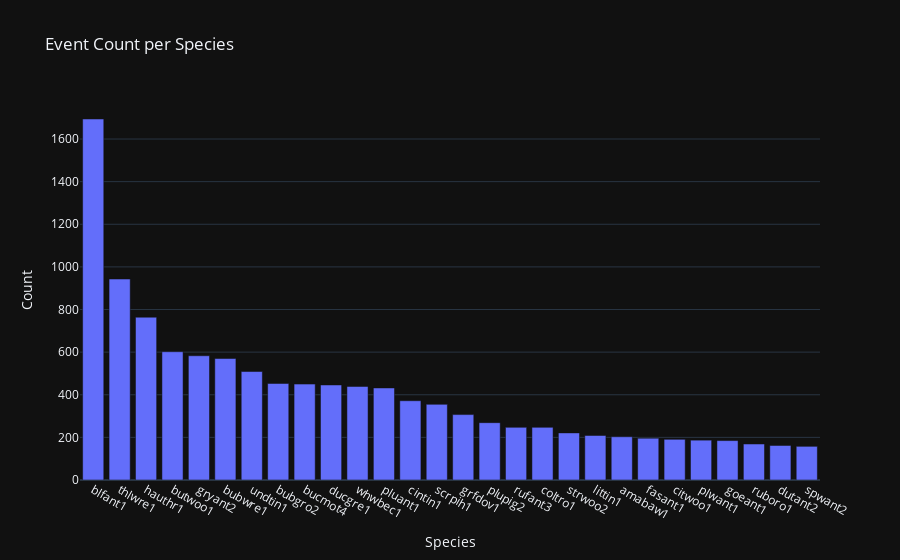
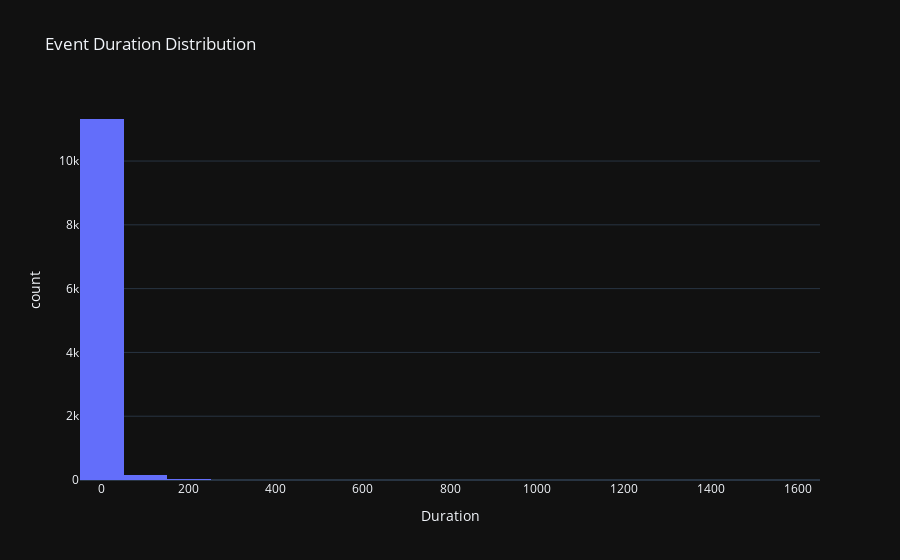
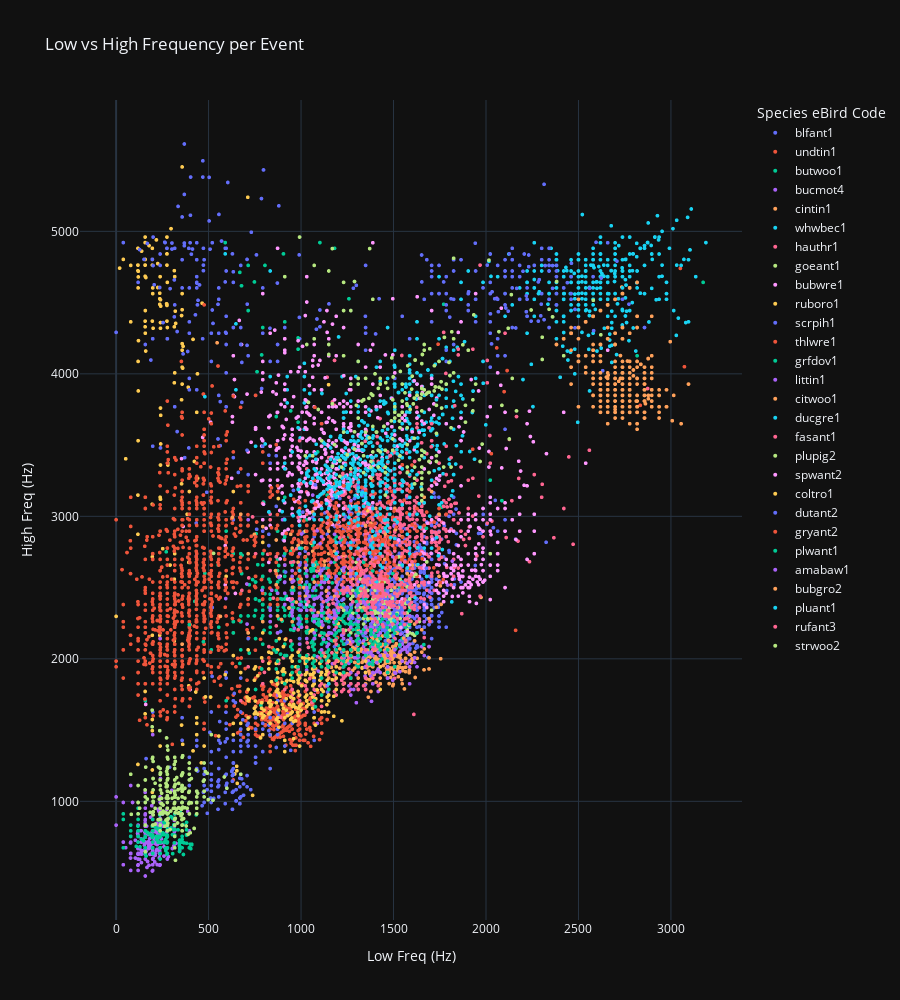
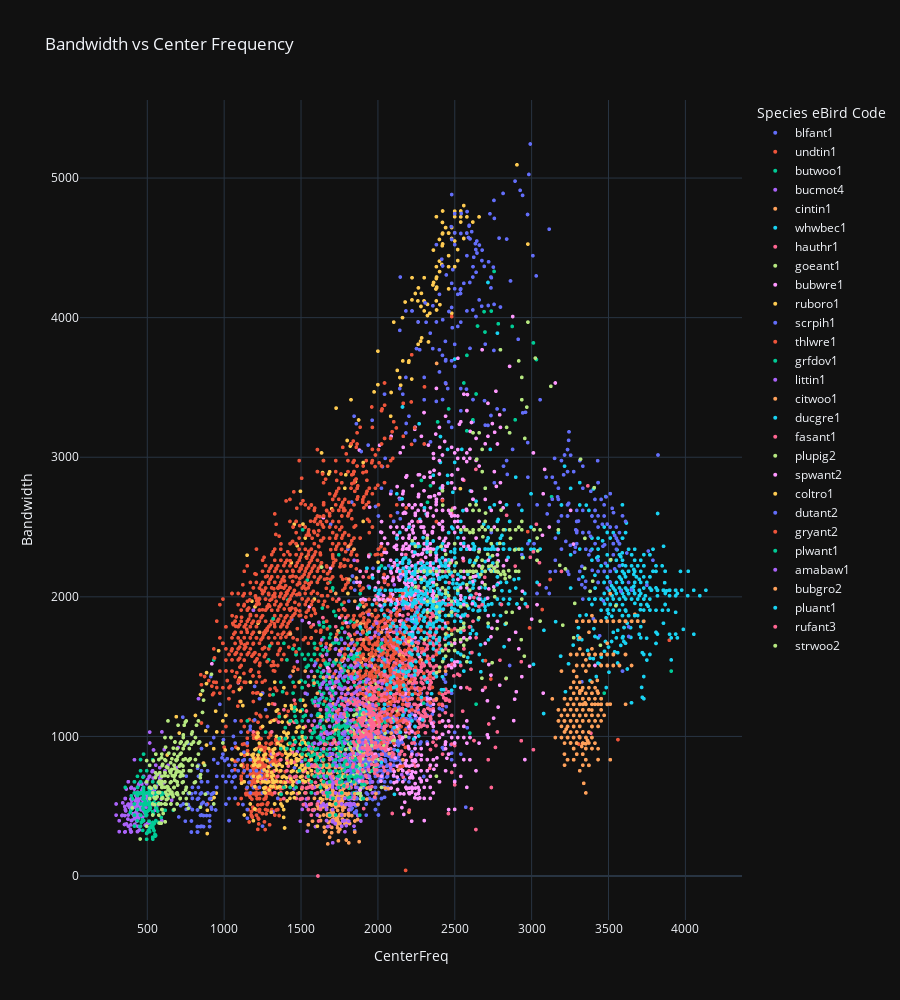

The code cell stored with these charts, in order, in its notebook:
### Code cell
import plotly.express as px
import plotly.io as pio

pio.templates.default = "plotly_dark"
#pio.renderers.default = "vscode"

annotations = annotations[annotations.groupby('Species eBird Code')['Filename'].transform('count') > 150]

annotations["Duration"] = annotations["End Time (s)"] - annotations["Start Time (s)"]
annotations["CenterFreq"] = (annotations["Low Freq (Hz)"] + annotations["High Freq (Hz)"]) / 2
annotations["Bandwidth"] = annotations["High Freq (Hz)"] - annotations["Low Freq (Hz)"]

counts = annotations["Species eBird Code"].value_counts().reset_index()
counts.columns = ["Species", "Count"]

px.bar(counts, x="Species", y="Count", title="Event Count per Species").show()
px.histogram(annotations, x="Duration", nbins=30, title="Event Duration Distribution").show()
px.scatter(
    annotations,
    x="Low Freq (Hz)", 
    y="High Freq (Hz)", 
    color="Species eBird Code",
    title="Low vs High Frequency per Event",
    height=1000
).update_traces(marker=dict(size=4)).show()

px.scatter(
    annotations,
    x="CenterFreq",
    y="Bandwidth",
    color="Species eBird Code",
    title="Bandwidth vs Center Frequency",
    height=1000
).update_traces(marker=dict(size=4)).show()

px.scatter(
    annotations,
    x="Duration",
    y="CenterFreq",
    color="Species eBird Code",
    title="CenterFreq vs Duration",
    height=1000
).update_traces(marker=dict(size=4)).show()

### Figure 1 — Plotly figure (JSON) as saved in the notebook; plotly's stock layout.template omitted (floating-point values rounded to 4 significant figures)
{"data": [{"hovertemplate": "Species=%{x}<br>Count=%{y}<extra></extra>", "legendgroup": "", "marker": {"color": "#636efa", "pattern": {"shape": ""}}, "name": "", "orientation": "v", "showlegend": false, "textposition": "auto", "type": "bar", "x": ["blfant1", "thlwre1", "hauthr1", "butwoo1", "gryant2", "bubwre1", "undtin1", "bubgro2", "bucmot4", "ducgre1", "whwbec1", "pluant1", "cintin1", "scrpih1", "grfdov1", "plupig2", "rufant3", "coltro1", "strwoo2", "littin1", "amabaw1", "fasant1", "citwoo1", "plwant1", "goeant1", "ruboro1", "dutant2", "spwant2"], "xaxis": "x", "y": [1694, 943, 764, 602, 583, 570, 509, 453, 450, 446, 439, 432, 372, 355, 307, 269, 247, 247, 221, 209, 203, 196, 191, 187, 185, 169, 162, 158], "yaxis": "y"}], "layout": {"barmode": "relative", "legend": {"tracegroupgap": 0}, "title": {"text": "Event Count per Species"}, "xaxis": {"anchor": "y", "domain": [0, 1], "title": {"text": "Species"}}, "yaxis": {"anchor": "x", "domain": [0, 1], "title": {"text": "Count"}}}}

### Figure 2 — Plotly figure (JSON) as saved in the notebook; plotly's stock layout.template omitted (floating-point values rounded to 4 significant figures; data arrays with more than 128 entries replaced by an {"elided": "..."} marker saying what was removed)
{"data": [{"bingroup": "x", "hovertemplate": "Duration=%{x}<br>count=%{y}<extra></extra>", "legendgroup": "", "marker": {"color": "#636efa", "pattern": {"shape": ""}}, "name": "", "nbinsx": 30, "orientation": "v", "showlegend": false, "type": "histogram", "x": {"elided": "11563 float values"}, "xaxis": "x", "yaxis": "y"}], "layout": {"barmode": "relative", "legend": {"tracegroupgap": 0}, "title": {"text": "Event Duration Distribution"}, "xaxis": {"anchor": "y", "domain": [0, 1], "title": {"text": "Duration"}}, "yaxis": {"anchor": "x", "domain": [0, 1], "title": {"text": "count"}}}}

### Figure 3 — Plotly figure (JSON) as saved in the notebook; plotly's stock layout.template omitted (floating-point values rounded to 4 significant figures; data arrays with more than 128 entries replaced by an {"elided": "..."} marker saying what was removed)
{"data": [{"hovertemplate": "Species eBird Code=blfant1<br>Low Freq (Hz)=%{x}<br>High Freq (Hz)=%{y}<extra></extra>", "legendgroup": "blfant1", "marker": {"color": "#636efa", "size": 4, "symbol": "circle"}, "mode": "markers", "name": "blfant1", "showlegend": true, "type": "scattergl", "x": {"elided": "1694 int values"}, "xaxis": "x", "y": {"elided": "1694 int values"}, "yaxis": "y"}, {"hovertemplate": "Species eBird Code=undtin1<br>Low Freq (Hz)=%{x}<br>High Freq (Hz)=%{y}<extra></extra>", "legendgroup": "undtin1", "marker": {"color": "#EF553B", "size": 4, "symbol": "circle"}, "mode": "markers", "name": "undtin1", "showlegend": true, "type": "scattergl", "x": {"elided": "509 int values"}, "xaxis": "x", "y": {"elided": "509 int values"}, "yaxis": "y"}, {"hovertemplate": "Species eBird Code=butwoo1<br>Low Freq (Hz)=%{x}<br>High Freq (Hz)=%{y}<extra></extra>", "legendgroup": "butwoo1", "marker": {"color": "#00cc96", "size": 4, "symbol": "circle"}, "mode": "markers", "name": "butwoo1", "showlegend": true, "type": "scattergl", "x": {"elided": "602 int values"}, "xaxis": "x", "y": {"elided": "602 int values"}, "yaxis": "y"}, {"hovertemplate": "Species eBird Code=bucmot4<br>Low Freq (Hz)=%{x}<br>High Freq (Hz)=%{y}<extra></extra>", "legendgroup": "bucmot4", "marker": {"color": "#ab63fa", "size": 4, "symbol": "circle"}, "mode": "markers", "name": "bucmot4", "showlegend": true, "type": "scattergl", "x": {"elided": "450 int values"}, "xaxis": "x", "y": {"elided": "450 int values"}, "yaxis": "y"}, {"hovertemplate": "Species eBird Code=cintin1<br>Low Freq (Hz)=%{x}<br>High Freq (Hz)=%{y}<extra></extra>", "legendgroup": "cintin1", "marker": {"color": "#FFA15A", "size": 4, "symbol": "circle"}, "mode": "markers", "name": "cintin1", "showlegend": true, "type": "scattergl", "x": {"elided": "372 int values"}, "xaxis": "x", "y": {"elided": "372 int values"}, "yaxis": "y"}, {"hovertemplate": "Species eBird Code=whwbec1<br>Low Freq (Hz)=%{x}<br>High Freq (Hz)=%{y}<extra></extra>", "legendgroup": "whwbec1", "marker": {"color": "#19d3f3", "size": 4, "symbol": "circle"}, "mode": "markers", "name": "whwbec1", "showlegend": true, "type": "scattergl", "x": {"elided": "439 int values"}, "xaxis": "x", "y": {"elided": "439 int values"}, "yaxis": "y"}, {"hovertemplate": "Species eBird Code=hauthr1<br>Low Freq (Hz)=%{x}<br>High Freq (Hz)=%{y}<extra></extra>", "legendgroup": "hauthr1", "marker": {"color": "#FF6692", "size": 4, "symbol": "circle"}, "mode": "markers", "name": "hauthr1", "showlegend": true, "type": "scattergl", "x": {"elided": "764 int values"}, "xaxis": "x", "y": {"elided": "764 int values"}, "yaxis": "y"}, {"hovertemplate": "Species eBird Code=goeant1<br>Low Freq (Hz)=%{x}<br>High Freq (Hz)=%{y}<extra></extra>", "legendgroup": "goeant1", "marker": {"color": "#B6E880", "size": 4, "symbol": "circle"}, "mode": "markers", "name": "goeant1", "showlegend": true, "type": "scattergl", "x": {"elided": "185 int values"}, "xaxis": "x", "y": {"elided": "185 int values"}, "yaxis": "y"}, {"hovertemplate": "Species eBird Code=bubwre1<br>Low Freq (Hz)=%{x}<br>High Freq (Hz)=%{y}<extra></extra>", "legendgroup": "bubwre1", "marker": {"color": "#FF97FF", "size": 4, "symbol": "circle"}, "mode": "markers", "name": "bubwre1", "showlegend": true, "type": "scattergl", "x": {"elided": "570 int values"}, "xaxis": "x", "y": {"elided": "570 int values"}, "yaxis": "y"}, {"hovertemplate": "Species eBird Code=ruboro1<br>Low Freq (Hz)=%{x}<br>High Freq (Hz)=%{y}<extra></extra>", "legendgroup": "ruboro1", "marker": {"color": "#FECB52", "size": 4, "symbol": "circle"}, "mode": "markers", "name": "ruboro1", "showlegend": true, "type": "scattergl", "x": {"elided": "169 int values"}, "xaxis": "x", "y": {"elided": "169 int values"}, "yaxis": "y"}, {"hovertemplate": "Species eBird Code=scrpih1<br>Low Freq (Hz)=%{x}<br>High Freq (Hz)=%{y}<extra></extra>", "legendgroup": "scrpih1", "marker": {"color": "#636efa", "size": 4, "symbol": "circle"}, "mode": "markers", "name": "scrpih1", "showlegend": true, "type": "scattergl", "x": {"elided": "355 int values"}, "xaxis": "x", "y": {"elided": "355 int values"}, "yaxis": "y"}, {"hovertemplate": "Species eBird Code=thlwre1<br>Low Freq (Hz)=%{x}<br>High Freq (Hz)=%{y}<extra></extra>", "legendgroup": "thlwre1", "marker": {"color": "#EF553B", "size": 4, "symbol": "circle"}, "mode": "markers", "name": "thlwre1", "showlegend": true, "type": "scattergl", "x": {"elided": "943 int values"}, "xaxis": "x", "y": {"elided": "943 int values"}, "yaxis": "y"}, {"hovertemplate": "Species eBird Code=grfdov1<br>Low Freq (Hz)=%{x}<br>High Freq (Hz)=%{y}<extra></extra>", "legendgroup": "grfdov1", "marker": {"color": "#00cc96", "size": 4, "symbol": "circle"}, "mode": "markers", "name": "grfdov1", "showlegend": true, "type": "scattergl", "x": {"elided": "307 int values"}, "xaxis": "x", "y": {"elided": "307 int values"}, "yaxis": "y"}, {"hovertemplate": "Species eBird Code=littin1<br>Low Freq (Hz)=%{x}<br>High Freq (Hz)=%{y}<extra></extra>", "legendgroup": "littin1", "marker": {"color": "#ab63fa", "size": 4, "symbol": "circle"}, "mode": "markers", "name": "littin1", "showlegend": true, "type": "scattergl", "x": {"elided": "209 int values"}, "xaxis": "x", "y": {"elided": "209 int values"}, "yaxis": "y"}, {"hovertemplate": "Species eBird Code=citwoo1<br>Low Freq (Hz)=%{x}<br>High Freq (Hz)=%{y}<extra></extra>", "legendgroup": "citwoo1", "marker": {"color": "#FFA15A", "size": 4, "symbol": "circle"}, "mode": "markers", "name": "citwoo1", "showlegend": true, "type": "scattergl", "x": {"elided": "191 int values"}, "xaxis": "x", "y": {"elided": "191 int values"}, "yaxis": "y"}, {"hovertemplate": "Species eBird Code=ducgre1<br>Low Freq (Hz)=%{x}<br>High Freq (Hz)=%{y}<extra></extra>", "legendgroup": "ducgre1", "marker": {"color": "#19d3f3", "size": 4, "symbol": "circle"}, "mode": "markers", "name": "ducgre1", "showlegend": true, "type": "scattergl", "x": {"elided": "446 int values"}, "xaxis": "x", "y": {"elided": "446 int values"}, "yaxis": "y"}, {"hovertemplate": "Species eBird Code=fasant1<br>Low Freq (Hz)=%{x}<br>High Freq (Hz)=%{y}<extra></extra>", "legendgroup": "fasant1", "marker": {"color": "#FF6692", "size": 4, "symbol": "circle"}, "mode": "markers", "name": "fasant1", "showlegend": true, "type": "scattergl", "x": {"elided": "196 int values"}, "xaxis": "x", "y": {"elided": "196 int values"}, "yaxis": "y"}, {"hovertemplate": "Species eBird Code=plupig2<br>Low Freq (Hz)=%{x}<br>High Freq (Hz)=%{y}<extra></extra>", "legendgroup": "plupig2", "marker": {"color": "#B6E880", "size": 4, "symbol": "circle"}, "mode": "markers", "name": "plupig2", "showlegend": true, "type": "scattergl", "x": {"elided": "269 int values"}, "xaxis": "x", "y": {"elided": "269 int values"}, "yaxis": "y"}, {"hovertemplate": "Species eBird Code=spwant2<br>Low Freq (Hz)=%{x}<br>High Freq (Hz)=%{y}<extra></extra>", "legendgroup": "spwant2", "marker": {"color": "#FF97FF", "size": 4, "symbol": "circle"}, "mode": "markers", "name": "spwant2", "showlegend": true, "type": "scattergl", "x": {"elided": "158 int values"}, "xaxis": "x", "y": {"elided": "158 int values"}, "yaxis": "y"}, {"hovertemplate": "Species eBird Code=coltro1<br>Low Freq (Hz)=%{x}<br>High Freq (Hz)=%{y}<extra></extra>", "legendgroup": "coltro1", "marker": {"color": "#FECB52", "size": 4, "symbol": "circle"}, "mode": "markers", "name": "coltro1", "showlegend": true, "type": "scattergl", "x": {"elided": "247 int values"}, "xaxis": "x", "y": {"elided": "247 int values"}, "yaxis": "y"}, {"hovertemplate": "Species eBird Code=dutant2<br>Low Freq (Hz)=%{x}<br>High Freq (Hz)=%{y}<extra></extra>", "legendgroup": "dutant2", "marker": {"color": "#636efa", "size": 4, "symbol": "circle"}, "mode": "markers", "name": "dutant2", "showlegend": true, "type": "scattergl", "x": {"elided": "162 int values"}, "xaxis": "x", "y": {"elided": "162 int values"}, "yaxis": "y"}, {"hovertemplate": "Species eBird Code=gryant2<br>Low Freq (Hz)=%{x}<br>High Freq (Hz)=%{y}<extra></extra>", "legendgroup": "gryant2", "marker": {"color": "#EF553B", "size": 4, "symbol": "circle"}, "mode": "markers", "name": "gryant2", "showlegend": true, "type": "scattergl", "x": {"elided": "583 int values"}, "xaxis": "x", "y": {"elided": "583 int values"}, "yaxis": "y"}, {"hovertemplate": "Species eBird Code=plwant1<br>Low Freq (Hz)=%{x}<br>High Freq (Hz)=%{y}<extra></extra>", "legendgroup": "plwant1", "marker": {"color": "#00cc96", "size": 4, "symbol": "circle"}, "mode": "markers", "name": "plwant1", "showlegend": true, "type": "scattergl", "x": {"elided": "187 int values"}, "xaxis": "x", "y": {"elided": "187 int values"}, "yaxis": "y"}, {"hovertemplate": "Species eBird Code=amabaw1<br>Low Freq (Hz)=%{x}<br>High Freq (Hz)=%{y}<extra></extra>", "legendgroup": "amabaw1", "marker": {"color": "#ab63fa", "size": 4, "symbol": "circle"}, "mode": "markers", "name": "amabaw1", "showlegend": true, "type": "scattergl", "x": {"elided": "203 int values"}, "xaxis": "x", "y": {"elided": "203 int values"}, "yaxis": "y"}, {"hovertemplate": "Species eBird Code=bubgro2<br>Low Freq (Hz)=%{x}<br>High Freq (Hz)=%{y}<extra></extra>", "legendgroup": "bubgro2", "marker": {"color": "#FFA15A", "size": 4, "symbol": "circle"}, "mode": "markers", "name": "bubgro2", "showlegend": true, "type": "scattergl", "x": {"elided": "453 int values"}, "xaxis": "x", "y": {"elided": "453 int values"}, "yaxis": "y"}, {"hovertemplate": "Species eBird Code=pluant1<br>Low Freq (Hz)=%{x}<br>High Freq (Hz)=%{y}<extra></extra>", "legendgroup": "pluant1", "marker": {"color": "#19d3f3", "size": 4, "symbol": "circle"}, "mode": "markers", "name": "pluant1", "showlegend": true, "type": "scattergl", "x": {"elided": "432 int values"}, "xaxis": "x", "y": {"elided": "432 int values"}, "yaxis": "y"}, {"hovertemplate": "Species eBird Code=rufant3<br>Low Freq (Hz)=%{x}<br>High Freq (Hz)=%{y}<extra></extra>", "legendgroup": "rufant3", "marker": {"color": "#FF6692", "size": 4, "symbol": "circle"}, "mode": "markers", "name": "rufant3", "showlegend": true, "type": "scattergl", "x": {"elided": "247 int values"}, "xaxis": "x", "y": {"elided": "247 int values"}, "yaxis": "y"}, {"hovertemplate": "Species eBird Code=strwoo2<br>Low Freq (Hz)=%{x}<br>High Freq (Hz)=%{y}<extra></extra>", "legendgroup": "strwoo2", "marker": {"color": "#B6E880", "size": 4, "symbol": "circle"}, "mode": "markers", "name": "strwoo2", "showlegend": true, "type": "scattergl", "x": {"elided": "221 int values"}, "xaxis": "x", "y": {"elided": "221 int values"}, "yaxis": "y"}], "layout": {"height": 1000, "legend": {"title": {"text": "Species eBird Code"}, "tracegroupgap": 0}, "title": {"text": "Low vs High Frequency per Event"}, "xaxis": {"anchor": "y", "domain": [0, 1], "title": {"text": "Low Freq (Hz)"}}, "yaxis": {"anchor": "x", "domain": [0, 1], "title": {"text": "High Freq (Hz)"}}}}

### Figure 4 — Plotly figure (JSON) as saved in the notebook; plotly's stock layout.template omitted (floating-point values rounded to 4 significant figures; data arrays with more than 128 entries replaced by an {"elided": "..."} marker saying what was removed)
{"data": [{"hovertemplate": "Species eBird Code=blfant1<br>CenterFreq=%{x}<br>Bandwidth=%{y}<extra></extra>", "legendgroup": "blfant1", "marker": {"color": "#636efa", "size": 4, "symbol": "circle"}, "mode": "markers", "name": "blfant1", "showlegend": true, "type": "scattergl", "x": {"elided": "1694 float values"}, "xaxis": "x", "y": {"elided": "1694 int values"}, "yaxis": "y"}, {"hovertemplate": "Species eBird Code=undtin1<br>CenterFreq=%{x}<br>Bandwidth=%{y}<extra></extra>", "legendgroup": "undtin1", "marker": {"color": "#EF553B", "size": 4, "symbol": "circle"}, "mode": "markers", "name": "undtin1", "showlegend": true, "type": "scattergl", "x": {"elided": "509 float values"}, "xaxis": "x", "y": {"elided": "509 int values"}, "yaxis": "y"}, {"hovertemplate": "Species eBird Code=butwoo1<br>CenterFreq=%{x}<br>Bandwidth=%{y}<extra></extra>", "legendgroup": "butwoo1", "marker": {"color": "#00cc96", "size": 4, "symbol": "circle"}, "mode": "markers", "name": "butwoo1", "showlegend": true, "type": "scattergl", "x": {"elided": "602 float values"}, "xaxis": "x", "y": {"elided": "602 int values"}, "yaxis": "y"}, {"hovertemplate": "Species eBird Code=bucmot4<br>CenterFreq=%{x}<br>Bandwidth=%{y}<extra></extra>", "legendgroup": "bucmot4", "marker": {"color": "#ab63fa", "size": 4, "symbol": "circle"}, "mode": "markers", "name": "bucmot4", "showlegend": true, "type": "scattergl", "x": {"elided": "450 float values"}, "xaxis": "x", "y": {"elided": "450 int values"}, "yaxis": "y"}, {"hovertemplate": "Species eBird Code=cintin1<br>CenterFreq=%{x}<br>Bandwidth=%{y}<extra></extra>", "legendgroup": "cintin1", "marker": {"color": "#FFA15A", "size": 4, "symbol": "circle"}, "mode": "markers", "name": "cintin1", "showlegend": true, "type": "scattergl", "x": {"elided": "372 float values"}, "xaxis": "x", "y": {"elided": "372 int values"}, "yaxis": "y"}, {"hovertemplate": "Species eBird Code=whwbec1<br>CenterFreq=%{x}<br>Bandwidth=%{y}<extra></extra>", "legendgroup": "whwbec1", "marker": {"color": "#19d3f3", "size": 4, "symbol": "circle"}, "mode": "markers", "name": "whwbec1", "showlegend": true, "type": "scattergl", "x": {"elided": "439 float values"}, "xaxis": "x", "y": {"elided": "439 int values"}, "yaxis": "y"}, {"hovertemplate": "Species eBird Code=hauthr1<br>CenterFreq=%{x}<br>Bandwidth=%{y}<extra></extra>", "legendgroup": "hauthr1", "marker": {"color": "#FF6692", "size": 4, "symbol": "circle"}, "mode": "markers", "name": "hauthr1", "showlegend": true, "type": "scattergl", "x": {"elided": "764 float values"}, "xaxis": "x", "y": {"elided": "764 int values"}, "yaxis": "y"}, {"hovertemplate": "Species eBird Code=goeant1<br>CenterFreq=%{x}<br>Bandwidth=%{y}<extra></extra>", "legendgroup": "goeant1", "marker": {"color": "#B6E880", "size": 4, "symbol": "circle"}, "mode": "markers", "name": "goeant1", "showlegend": true, "type": "scattergl", "x": {"elided": "185 float values"}, "xaxis": "x", "y": {"elided": "185 int values"}, "yaxis": "y"}, {"hovertemplate": "Species eBird Code=bubwre1<br>CenterFreq=%{x}<br>Bandwidth=%{y}<extra></extra>", "legendgroup": "bubwre1", "marker": {"color": "#FF97FF", "size": 4, "symbol": "circle"}, "mode": "markers", "name": "bubwre1", "showlegend": true, "type": "scattergl", "x": {"elided": "570 float values"}, "xaxis": "x", "y": {"elided": "570 int values"}, "yaxis": "y"}, {"hovertemplate": "Species eBird Code=ruboro1<br>CenterFreq=%{x}<br>Bandwidth=%{y}<extra></extra>", "legendgroup": "ruboro1", "marker": {"color": "#FECB52", "size": 4, "symbol": "circle"}, "mode": "markers", "name": "ruboro1", "showlegend": true, "type": "scattergl", "x": {"elided": "169 float values"}, "xaxis": "x", "y": {"elided": "169 int values"}, "yaxis": "y"}, {"hovertemplate": "Species eBird Code=scrpih1<br>CenterFreq=%{x}<br>Bandwidth=%{y}<extra></extra>", "legendgroup": "scrpih1", "marker": {"color": "#636efa", "size": 4, "symbol": "circle"}, "mode": "markers", "name": "scrpih1", "showlegend": true, "type": "scattergl", "x": {"elided": "355 float values"}, "xaxis": "x", "y": {"elided": "355 int values"}, "yaxis": "y"}, {"hovertemplate": "Species eBird Code=thlwre1<br>CenterFreq=%{x}<br>Bandwidth=%{y}<extra></extra>", "legendgroup": "thlwre1", "marker": {"color": "#EF553B", "size": 4, "symbol": "circle"}, "mode": "markers", "name": "thlwre1", "showlegend": true, "type": "scattergl", "x": {"elided": "943 float values"}, "xaxis": "x", "y": {"elided": "943 int values"}, "yaxis": "y"}, {"hovertemplate": "Species eBird Code=grfdov1<br>CenterFreq=%{x}<br>Bandwidth=%{y}<extra></extra>", "legendgroup": "grfdov1", "marker": {"color": "#00cc96", "size": 4, "symbol": "circle"}, "mode": "markers", "name": "grfdov1", "showlegend": true, "type": "scattergl", "x": {"elided": "307 float values"}, "xaxis": "x", "y": {"elided": "307 int values"}, "yaxis": "y"}, {"hovertemplate": "Species eBird Code=littin1<br>CenterFreq=%{x}<br>Bandwidth=%{y}<extra></extra>", "legendgroup": "littin1", "marker": {"color": "#ab63fa", "size": 4, "symbol": "circle"}, "mode": "markers", "name": "littin1", "showlegend": true, "type": "scattergl", "x": {"elided": "209 float values"}, "xaxis": "x", "y": {"elided": "209 int values"}, "yaxis": "y"}, {"hovertemplate": "Species eBird Code=citwoo1<br>CenterFreq=%{x}<br>Bandwidth=%{y}<extra></extra>", "legendgroup": "citwoo1", "marker": {"color": "#FFA15A", "size": 4, "symbol": "circle"}, "mode": "markers", "name": "citwoo1", "showlegend": true, "type": "scattergl", "x": {"elided": "191 float values"}, "xaxis": "x", "y": {"elided": "191 int values"}, "yaxis": "y"}, {"hovertemplate": "Species eBird Code=ducgre1<br>CenterFreq=%{x}<br>Bandwidth=%{y}<extra></extra>", "legendgroup": "ducgre1", "marker": {"color": "#19d3f3", "size": 4, "symbol": "circle"}, "mode": "markers", "name": "ducgre1", "showlegend": true, "type": "scattergl", "x": {"elided": "446 float values"}, "xaxis": "x", "y": {"elided": "446 int values"}, "yaxis": "y"}, {"hovertemplate": "Species eBird Code=fasant1<br>CenterFreq=%{x}<br>Bandwidth=%{y}<extra></extra>", "legendgroup": "fasant1", "marker": {"color": "#FF6692", "size": 4, "symbol": "circle"}, "mode": "markers", "name": "fasant1", "showlegend": true, "type": "scattergl", "x": {"elided": "196 float values"}, "xaxis": "x", "y": {"elided": "196 int values"}, "yaxis": "y"}, {"hovertemplate": "Species eBird Code=plupig2<br>CenterFreq=%{x}<br>Bandwidth=%{y}<extra></extra>", "legendgroup": "plupig2", "marker": {"color": "#B6E880", "size": 4, "symbol": "circle"}, "mode": "markers", "name": "plupig2", "showlegend": true, "type": "scattergl", "x": {"elided": "269 float values"}, "xaxis": "x", "y": {"elided": "269 int values"}, "yaxis": "y"}, {"hovertemplate": "Species eBird Code=spwant2<br>CenterFreq=%{x}<br>Bandwidth=%{y}<extra></extra>", "legendgroup": "spwant2", "marker": {"color": "#FF97FF", "size": 4, "symbol": "circle"}, "mode": "markers", "name": "spwant2", "showlegend": true, "type": "scattergl", "x": {"elided": "158 float values"}, "xaxis": "x", "y": {"elided": "158 int values"}, "yaxis": "y"}, {"hovertemplate": "Species eBird Code=coltro1<br>CenterFreq=%{x}<br>Bandwidth=%{y}<extra></extra>", "legendgroup": "coltro1", "marker": {"color": "#FECB52", "size": 4, "symbol": "circle"}, "mode": "markers", "name": "coltro1", "showlegend": true, "type": "scattergl", "x": {"elided": "247 float values"}, "xaxis": "x", "y": {"elided": "247 int values"}, "yaxis": "y"}, {"hovertemplate": "Species eBird Code=dutant2<br>CenterFreq=%{x}<br>Bandwidth=%{y}<extra></extra>", "legendgroup": "dutant2", "marker": {"color": "#636efa", "size": 4, "symbol": "circle"}, "mode": "markers", "name": "dutant2", "showlegend": true, "type": "scattergl", "x": {"elided": "162 float values"}, "xaxis": "x", "y": {"elided": "162 int values"}, "yaxis": "y"}, {"hovertemplate": "Species eBird Code=gryant2<br>CenterFreq=%{x}<br>Bandwidth=%{y}<extra></extra>", "legendgroup": "gryant2", "marker": {"color": "#EF553B", "size": 4, "symbol": "circle"}, "mode": "markers", "name": "gryant2", "showlegend": true, "type": "scattergl", "x": {"elided": "583 float values"}, "xaxis": "x", "y": {"elided": "583 int values"}, "yaxis": "y"}, {"hovertemplate": "Species eBird Code=plwant1<br>CenterFreq=%{x}<br>Bandwidth=%{y}<extra></extra>", "legendgroup": "plwant1", "marker": {"color": "#00cc96", "size": 4, "symbol": "circle"}, "mode": "markers", "name": "plwant1", "showlegend": true, "type": "scattergl", "x": {"elided": "187 float values"}, "xaxis": "x", "y": {"elided": "187 int values"}, "yaxis": "y"}, {"hovertemplate": "Species eBird Code=amabaw1<br>CenterFreq=%{x}<br>Bandwidth=%{y}<extra></extra>", "legendgroup": "amabaw1", "marker": {"color": "#ab63fa", "size": 4, "symbol": "circle"}, "mode": "markers", "name": "amabaw1", "showlegend": true, "type": "scattergl", "x": {"elided": "203 float values"}, "xaxis": "x", "y": {"elided": "203 int values"}, "yaxis": "y"}, {"hovertemplate": "Species eBird Code=bubgro2<br>CenterFreq=%{x}<br>Bandwidth=%{y}<extra></extra>", "legendgroup": "bubgro2", "marker": {"color": "#FFA15A", "size": 4, "symbol": "circle"}, "mode": "markers", "name": "bubgro2", "showlegend": true, "type": "scattergl", "x": {"elided": "453 float values"}, "xaxis": "x", "y": {"elided": "453 int values"}, "yaxis": "y"}, {"hovertemplate": "Species eBird Code=pluant1<br>CenterFreq=%{x}<br>Bandwidth=%{y}<extra></extra>", "legendgroup": "pluant1", "marker": {"color": "#19d3f3", "size": 4, "symbol": "circle"}, "mode": "markers", "name": "pluant1", "showlegend": true, "type": "scattergl", "x": {"elided": "432 float values"}, "xaxis": "x", "y": {"elided": "432 int values"}, "yaxis": "y"}, {"hovertemplate": "Species eBird Code=rufant3<br>CenterFreq=%{x}<br>Bandwidth=%{y}<extra></extra>", "legendgroup": "rufant3", "marker": {"color": "#FF6692", "size": 4, "symbol": "circle"}, "mode": "markers", "name": "rufant3", "showlegend": true, "type": "scattergl", "x": {"elided": "247 float values"}, "xaxis": "x", "y": {"elided": "247 int values"}, "yaxis": "y"}, {"hovertemplate": "Species eBird Code=strwoo2<br>CenterFreq=%{x}<br>Bandwidth=%{y}<extra></extra>", "legendgroup": "strwoo2", "marker": {"color": "#B6E880", "size": 4, "symbol": "circle"}, "mode": "markers", "name": "strwoo2", "showlegend": true, "type": "scattergl", "x": {"elided": "221 float values"}, "xaxis": "x", "y": {"elided": "221 int values"}, "yaxis": "y"}], "layout": {"height": 1000, "legend": {"title": {"text": "Species eBird Code"}, "tracegroupgap": 0}, "title": {"text": "Bandwidth vs Center Frequency"}, "xaxis": {"anchor": "y", "domain": [0, 1], "title": {"text": "CenterFreq"}}, "yaxis": {"anchor": "x", "domain": [0, 1], "title": {"text": "Bandwidth"}}}}
